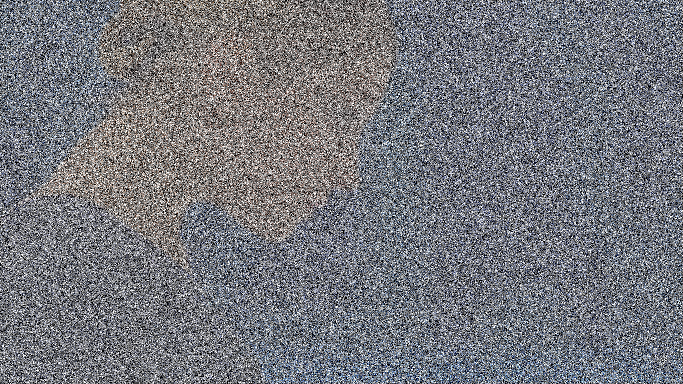
#> input picture Lab3/3-3.jpg, 1366 x 768 px, found by its file name (shown at 1/2 size)
$ python task32.py
#> lines starting #> are read from the running program, lines starting #| are printed output that depends on the picture
import cv2
import numpy as np
from win32api import GetSystemMetrics as gsm # monitor resolution

def fixresize(img, max):
    r = max / img.shape[0]
    dim = (int(img.shape[1] * r), max)
    return cv2.resize(img, dim)

axis = 0
img = cv2.imread('Lab3\\3-3.jpg', flags=cv2.IMREAD_ANYCOLOR)
#> img is the input picture: shape (768, 1366, 3); mean B, G, R 124.6, 118.4, 117.1

for k in range(3,101,2):
    #imgf = cv2.blur(img, (k, k))
    #imgf = cv2.boxFilter(img, -1, (k,k))
    imgf = cv2.medianBlur(img, k) #3-2(15) 3-1(35)
    #imgf = cv2.GaussianBlur(img, (k, k), k*3, k*3)__
    #imgf = cv2.bilateralFilter(img, k, k*2 , k*2) #3-1
    #imgf = cv2.filter2D(img, -1, np.ones((k,k),np.float32)/k**2) #3-2(20,50) 3-1(50,50)

    if img.shape[0] > img.shape[1]:axis=1
    img_combine = np.concatenate((img, imgf), axis)

#> (the run stopped early here; a loop or call above may not have finished)

$ run again, with Lab3/3-1.PNG saved as Lab3/3-3.jpg
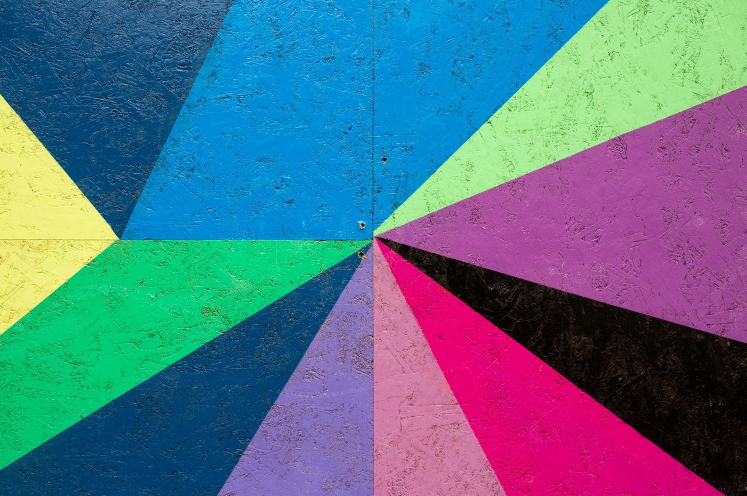
#> input picture Lab3/3-1.PNG, 1493 x 991 px, found by its file name (shown at 1/2 size)
#> img is the input picture: shape (991, 1493, 3); mean B, G, R 136.8, 113.6, 85.3

$ run again, with Lab3/3-2.PNG saved as Lab3/3-3.jpg
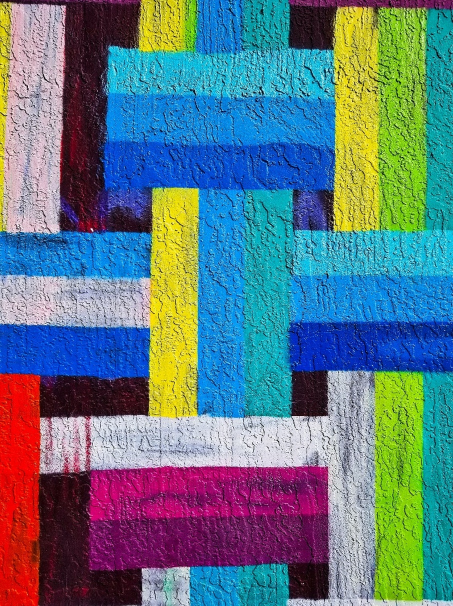
#> input picture Lab3/3-2.PNG, 906 x 1211 px, found by its file name (shown at 1/2 size)
#> img is the input picture: shape (1211, 906, 3); mean B, G, R 131.1, 120.9, 95.3
